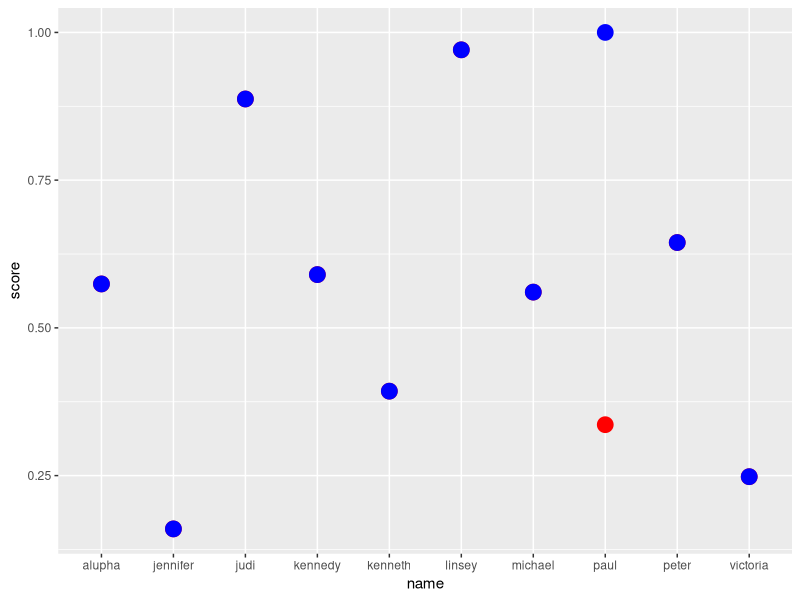
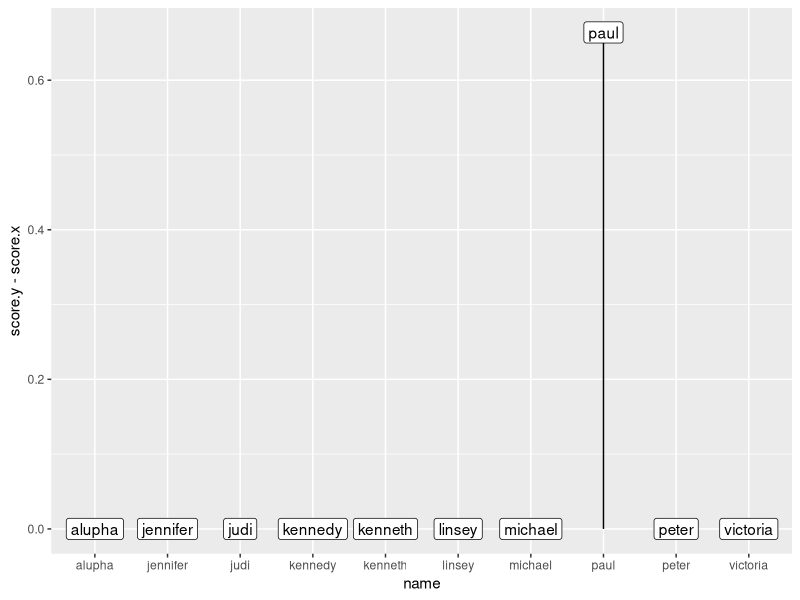

The R script that drew these images, in order:
## ---- chunk 1
library(readxl) # to attach the readxl package
b1 <- read_xlsx("data/Book1.xlsx") 
b2 <- read_xlsx("data/Book2.xlsx") # to read the files
## ---- chunk 2
b1 == b2
## ---- chunk 3
b1$score - b2$score
## ---- chunk 4
sum(b1$score - b2$score)
## ---- chunk 5
all(b1 == b2) # to check all values are the same
any(b1 == b2) # to check any values are the same
## ---- chunk 6
setequal(b1, b2)
## ---- chunk 7
waldo::compare(b1, b2)
## ---- chunk 8
b2[5,2] <- 1
waldo::compare(b1, b2)
## ---- chunk 9
library(ggplot2)

ggplot() +
  geom_point(data = b1, aes(x = name, y = score), colour = "red", size = 5) +
  geom_point(data = b2, aes(x = name, y = score), colour = "blue", size = 5)
## ---- chunk 10
library(dplyr)

b1 |>
  left_join(b2, by = "name") |>
  ggplot(aes(x = name, xend = name, y = score.y - score.x, yend = 0), colour = "red") +
  geom_segment() +
  geom_label(aes(label = name))
## ---- chunk 11
b1 <- b1 |>
  slice(1:5)

b1
## ---- chunk 12
b2 <- b2 |>
  slice_sample(n = 5)

b2
## ---- chunk 13
b1 |>
  bind_rows(b2)
## ---- chunk 14
b1 |>
  left_join(b2, by = "name")
